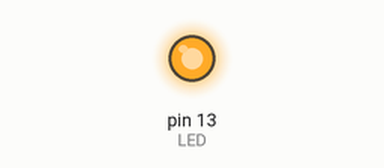
This sketch was run on a simulated Arduino Uno, built with avr-gcc and run on an emulated ATmega328P. Shown: output pins drawn as LEDs (lit = HIGH).

Above: at 1.0 s.
At 3.0 s:
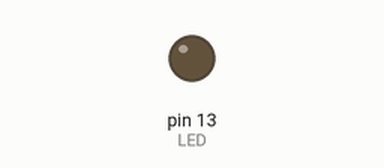
Timing chart, 0 to 5.2 s (numbered marks = the images above):
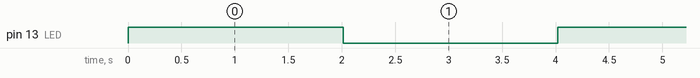

The sketch:

Intervalo.ino
```cpp
#define LED 13
#define DELAY_CAMBIO 2
#define DELAY_INVERSO 2000
#define BRILLO_MAX 255
#define INTERVALO 64

void setup() {
  pinMode(LED, OUTPUT);
}

void loop() {
  // Incrementa el brillo de 0 to 255
  for (int brillo = 0; brillo <= BRILLO_MAX; brillo += INTERVALO) {
    analogWrite(LED, brillo);
    delay(DELAY_CAMBIO);
  }
  delay(DELAY_INVERSO);

  // Decrementa el brillo de 255 to 0
  for (int brillo = BRILLO_MAX; brillo >= 0; brillo -= INTERVALO) {
    analogWrite(LED, brillo);
    delay(DELAY_CAMBIO);
  }
  delay(DELAY_INVERSO);

}
```

Measured:
- by itself, pin 13 (LED): alternates HIGH for 2.0 s and LOW for 2.0 s
